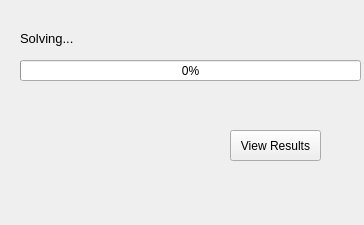
<?xml version="1.0" encoding="UTF-8"?>
<ui version="4.0">
 <class>ExecuteWindow</class>
 <widget class="QMainWindow" name="ExecuteWindow">
  <property name="geometry">
   <rect>
    <x>0</x>
    <y>0</y>
    <width>364</width>
    <height>225</height>
   </rect>
  </property>
  <property name="windowTitle">
   <string>Execute</string>
  </property>
  <widget class="QWidget" name="centralwidget">
   <widget class="QProgressBar" name="progressBar">
    <property name="geometry">
     <rect>
      <x>20</x>
      <y>60</y>
      <width>341</width>
      <height>21</height>
     </rect>
    </property>
    <property name="value">
     <number>0</number>
    </property>
   </widget>
   <widget class="QLabel" name="label">
    <property name="geometry">
     <rect>
      <x>20</x>
      <y>30</y>
      <width>71</width>
      <height>16</height>
     </rect>
    </property>
    <property name="font">
     <font>
      <pointsize>10</pointsize>
     </font>
    </property>
    <property name="text">
     <string>Solving...</string>
    </property>
   </widget>
   <widget class="QPushButton" name="pushButton">
    <property name="geometry">
     <rect>
      <x>230</x>
      <y>130</y>
      <width>91</width>
      <height>31</height>
     </rect>
    </property>
    <property name="text">
     <string>View Results</string>
    </property>
   </widget>
  </widget>
  <widget class="QMenuBar" name="menubar">
   <property name="geometry">
    <rect>
     <x>0</x>
     <y>0</y>
     <width>364</width>
     <height>21</height>
    </rect>
   </property>
  </widget>
 </widget>
 <resources/>
 <connections/>
</ui>
